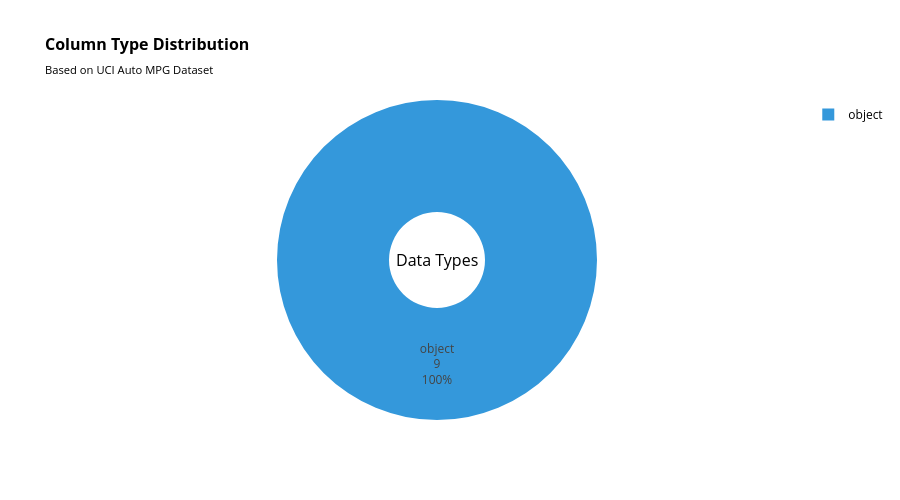

Source (notebook cell):
### Code cell
# Dashboard Component 5: Column Type Distribution
print("📊 Dashboard Component 5: Column Type Distribution")
print("-" * 50)

fig5 = go.Figure()

# Using first dataset as example for column types
first_dataset = list(datasets.values())[0]
dtype_counts = first_dataset.dtypes.value_counts()

# Create pie chart for column types
fig5.add_trace(go.Pie(
    labels=dtype_counts.index.astype(str),
    values=dtype_counts.values,
    name="Column Types",
    hole=.3,
    textinfo="label+percent+value",
    textfont_size=12,
    marker=dict(colors=['#3498db', '#2ecc71', '#e74c3c', '#f39c12', '#9b59b6']),
    hovertemplate='<b>%{label}</b><br>' +
                  'Count: %{value} columns<br>' +
                  'Percentage: %{percent}<br>' +
                  '<extra></extra>'
))

fig5.update_layout(
    title="<b>Column Type Distribution</b><br><sub>Based on UCI Auto MPG Dataset</sub>",
    height=500,
    showlegend=True,
    annotations=[dict(text='Data Types', x=0.5, y=0.5, font_size=16, showarrow=False, font_color='black')],
    plot_bgcolor='white',
    paper_bgcolor='white',
    font=dict(color='black', size=12),
    title_font=dict(size=16, color='black')
)

fig5.show()

print("✓ Column type distribution displayed")
print(f"✓ Total columns analyzed: {sum(dtype_counts.values)}")
for dtype, count in dtype_counts.items():
    print(f"  • {dtype}: {count} columns ({count/sum(dtype_counts.values)*100:.1f}%)")

### Figure 1 — Plotly figure (JSON) as saved in the notebook; plotly's stock layout.template omitted (floating-point values rounded to 4 significant figures)
{"data": [{"hole": 0.3, "hovertemplate": "<b>%{label}</b><br>Count: %{value} columns<br>Percentage: %{percent}<br><extra></extra>", "labels": ["object"], "marker": {"colors": ["#3498db", "#2ecc71", "#e74c3c", "#f39c12", "#9b59b6"]}, "name": "Column Types", "textfont": {"size": 12}, "textinfo": "label+percent+value", "type": "pie", "values": [9]}], "layout": {"annotations": [{"font": {"color": "black", "size": 16}, "showarrow": false, "text": "Data Types", "x": 0.5, "y": 0.5}], "font": {"color": "black", "size": 12}, "height": 500, "paper_bgcolor": "white", "plot_bgcolor": "white", "showlegend": true, "title": {"font": {"color": "black", "size": 16}, "text": "<b>Column Type Distribution</b><br><sub>Based on UCI Auto MPG Dataset</sub>"}}}
